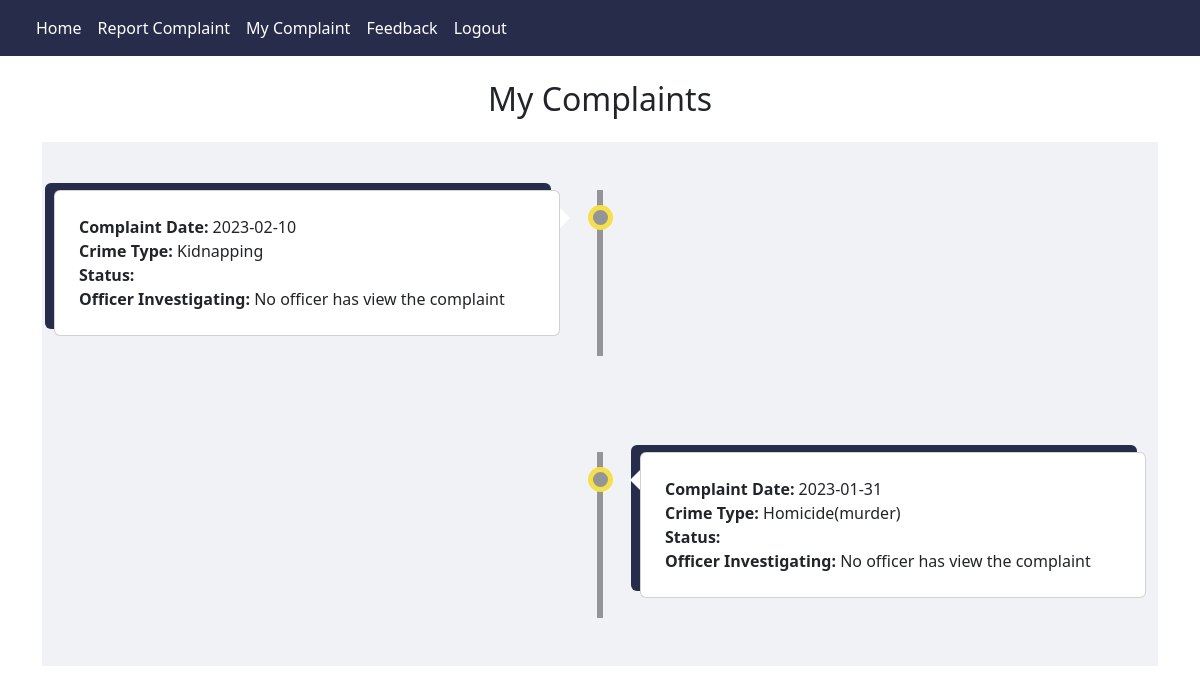
Page /html/userHTML/myComplaint.php (signed in) on the committed database.
### tables this page shows
CREATE TABLE `complaint` (
  `Id` bigint(250) NOT NULL,
  `Name` varchar(39) NOT NULL,
  `Contact` varchar(15) NOT NULL,
  `Email` varchar(30) NOT NULL,
  `CrimeType` varchar(40) NOT NULL,
  `Date` date NOT NULL,
  `Evidence` longblob NOT NULL,
  `description` varchar(500) NOT NULL,
  `State` varchar(30) DEFAULT NULL,
  `District` varchar(25) DEFAULT NULL,
  `userId` int(15) DEFAULT NULL
);

### html/userHTML/myComplaint.php (the view, shortened to what this page needs)
<!DOCTYPE html>
<html lang="en">
<head>
  <link href="https://cdn.jsdelivr.net/npm/bootstrap@5.2.2/dist/css/bootstrap.min.css" rel="stylesheet">
</head>
<body>
  <?php
  include 'userNavBar.php';
  ?>
  <div class="container my-3">
    <h2 class="text-center my-4">My Complaints</h2>
    <?php
    include "connection.php";
    $id = $_SESSION['Id'];
    $query = "Select * from complaint where userId='$id'";
    $result = $conn->query($query);
    $value = "left";
    $officer = 'No officer has view the complaint';
    $officerId = NULL;
    $officerName = NULL;
    $officerContact = NULL;
    while ($row = $result->fetch_assoc()) {
      echo '
                        <section style="background-color: #F0F2F5;" id="cardBox">
                        <div class="container py-5">
                          <div class="main-timeline">
                            <div class="timeline ' . $value . '">
                              <div class="card " style="box-shadow: -9px -7px #272c4a;">
                                <div class="card-body p-4">
                                  <p class="mb-0">
                                    <b>Complaint Date:  </b>' . $row['Date'] . '<br>
                                    <b>Crime Type:  </b>' . $row['CrimeType'] . '<br>
                                    <b>Status:  </b>' . $row['STATUS'] . '<br>';
      if($officer == "Done"){
      echo      '
                                    <b>Officer Investigating ID: </b>'.$officerId.'<br>
                                    <b>Officer Name: </b>'.$officerName.'<br>
                                    <b>Officer Contact No. : </b>'.$officerContact.'<br>
                                  </p>
                                </div>
                              </div>
                            </div>
                          </div>
                        </div>
                      </section>
                        ';
      }
      else{
          echo '
                        <b>Officer Investigating: </b>'.$officer.'
                      </p>
                    </div>
                  </div>
                </div>
              </div>
              </div>
              </section>
          ';
      }
      if ($value === "left") {
        $value = "right";
      } else {
        $value = "left";
      }
      $officer = "No officer has view the complaint";
    }
    ?>
  </div>
</body>
</html>

### html/userHTML/userNavBar.php (shortened to what this page needs)
<!doctype html>
<html lang="en">
<head>
    <link href="https://cdn.jsdelivr.net/npm/bootstrap@5.2.0/dist/css/bootstrap.min.css" rel="stylesheet"
>
        <link rel="stylesheet" href="../../css/userCSS/nav.css">
</head>
<body>
    <nav class="navbar navbar-expand-lg  sticky-top" id="nav">
        <div class="container-fluid" >
            <div class="collapse navbar-collapse" id="navbarNav">
                <ul class="navbar-nav">
                    <li class="nav-item">
                        <a class="nav-link " aria-current="page" href="userNews.php" style="color:white">Home</a>
                    </li>
                    <li class="nav-item">
                        <a class="nav-link" href="userFIR.php"style="color:white">Report Complaint</a>
                    </li>
                    <li class="nav-item">
                        <a class="nav-link" href="myComplaint.php"style="color:white">My Complaint</a>
                    </li>
                    <li class="nav-item">
                        <a class="nav-link " href="userFeedback.php"style="color:white">Feedback</a>
                    </li>
                    <li class="nav-item">
                        <a class="nav-link navbar-text" href="logout.php" style="color:white;text-align:right">Logout</a>
                    </li>
                </ul>
            </div>
        </div>
    </nav>
</body>
</html>

### css/userCSS/nav.css (style rules this page uses)
#nav { background-color: #272c4a; color: white; }

### html/userHTML/myComplaint.php (style rules this page uses)
.main-timeline { position: relative; }
.main-timeline::after { content: ""; position: absolute; width: 6px; background-color: #939597; top: 0; bottom: 0; left: 50%; margin-left: -3px; }
.timeline { position: relative; background-color: inherit; width: 50%; }
.timeline::after { content: ""; position: absolute; width: 25px; height: 25px; right: -13px; background-color: #939597; border: 5px solid #f5df4d; top: 15px; border-radius: 50%; z-index: 1; }
.left { padding: 0px 40px 20px 0px; left: 0; }
.right { padding: 0px 0px 20px 40px; left: 50%; }
.left::before { content: " "; position: absolute; top: 18px; z-index: 1; right: 30px; border: medium solid white; border-width: 10px 0 10px 10px; border-color: transparent transparent transparent white; }
.right::before { content: " "; position: absolute; top: 18px; z-index: 1; left: 30px; border: medium solid white; border-width: 10px 10px 10px 0; border-color: transparent white transparent transparent; }
.right::after { left: -12px; }

### rows in the picture
complaint: Date "2023-02-10", CrimeType "Kidnapping"
complaint: Date "2023-01-31", CrimeType "Homicide(murder)", officer "No officer has view the complaint"
